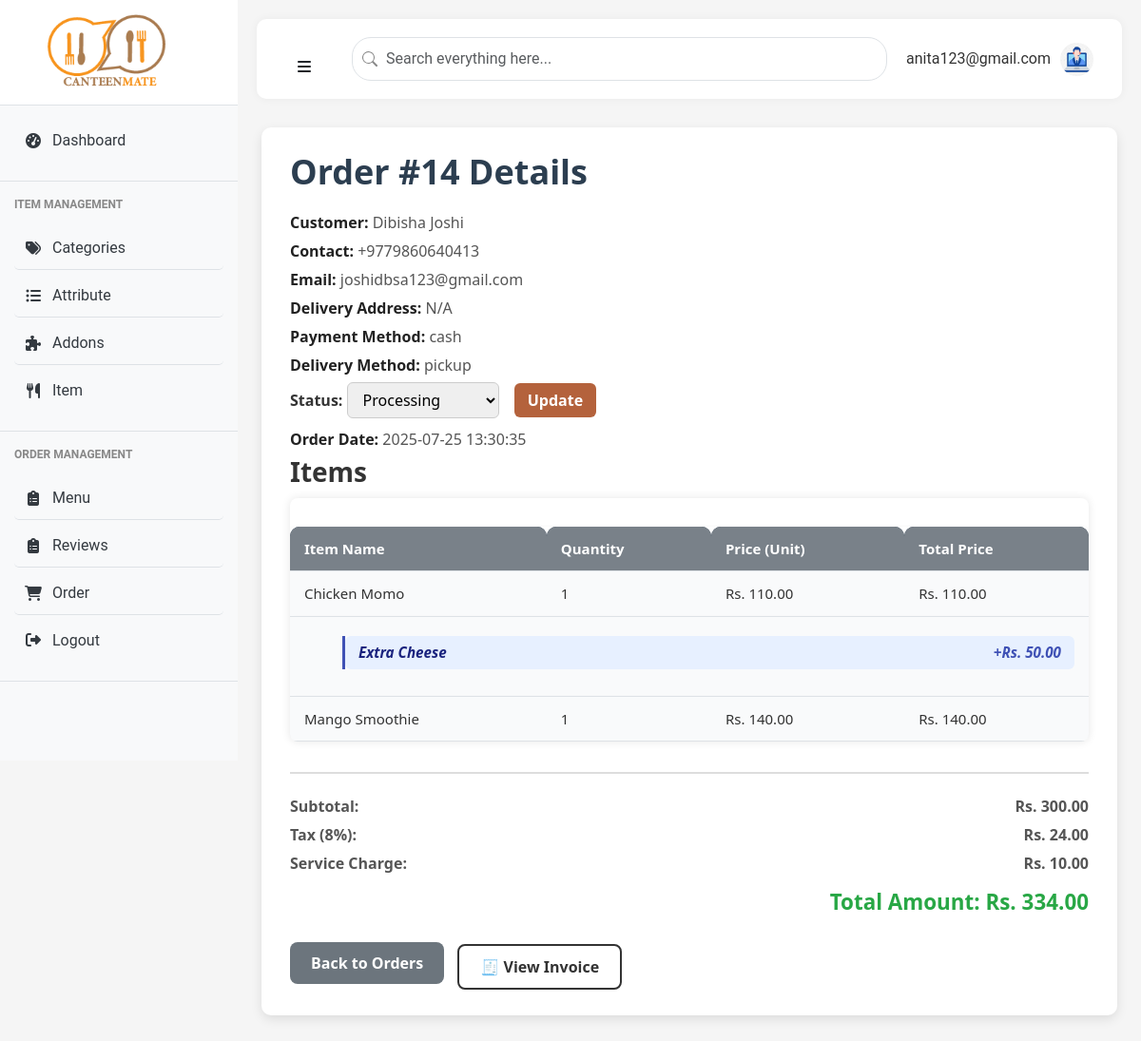
Page /admin/orders/14 (signed in) on the committed database.
### models.py (models this page shows, shortened)
class User(db.Model):
    id = db.Column(db.Integer, primary_key=True)
    fullname = db.Column(db.String(100), nullable=False)
    email = db.Column(db.String(100), unique=True, nullable=False)
    password = db.Column(db.String(200), nullable=False)
    role = db.Column(db.String(20), nullable=False)  # 'student', 'staff', or 'admin'
    created_at = db.Column(db.DateTime, server_default=db.func.now())

class Order(db.Model):
    id = db.Column(db.Integer, primary_key=True)
    user_id = db.Column(db.Integer, db.ForeignKey('user.id'), nullable=False)
    name = db.Column(db.String(100), nullable=False)
    contact = db.Column(db.String(20), nullable=False)
    email = db.Column(db.String(100), nullable=False)
    delivery = db.Column(db.String(20), nullable=False)
    building = db.Column(db.String(100))
    floor = db.Column(db.String(100))
    payment = db.Column(db.String(20), nullable=False)
    status = db.Column(db.String(20), nullable=False, default='Pending')
    created_at = db.Column(db.DateTime, default=datetime.utcnow)
    total_amount = db.Column(db.Float, nullable=False)
    khalti_token = db.Column(db.String(255), nullable=True)
    items = db.relationship('OrderItem', backref='order', lazy=True)
    @property
    def delivery_address(self):
        parts = [self.building, self.floor]
        return ', '.join([p for p in parts if p]) or "N/A"

class OrderItem(db.Model):
    id = db.Column(db.Integer, primary_key=True)
    order_id = db.Column(db.Integer, db.ForeignKey('order.id'), nullable=False)
    item_id = db.Column(db.Integer, db.ForeignKey('items.id'), nullable=False)
    name = db.Column(db.String(100), nullable=False)
    quantity = db.Column(db.Integer, nullable=False)
    price = db.Column(db.Float, nullable=False)
    item = db.relationship('Item', backref='order_items')

class OrderAddon(db.Model):
    __tablename__ = 'order_addons'
    id = db.Column(db.Integer, primary_key=True)
    order_item_id = db.Column(db.Integer, db.ForeignKey('order_item.id'), nullable=False)
    addon_id = db.Column(db.Integer, db.ForeignKey('addons.id'), nullable=False)
    name = db.Column(db.String(255), nullable=False)
    price = db.Column(db.Numeric(10, 2), nullable=False)
    category = db.Column(db.String(100))
    description = db.Column(db.Text)
    created_at = db.Column(db.DateTime, default=datetime.utcnow)
    order_item = db.relationship('OrderItem', backref='order_addons')
    addon = db.relationship('Addon', backref='order_addons')

### main.py (the view)
@app.route('/admin/orders/<int:order_id>')
def admin_order_view(order_id):
    user_id = session.get('user_id')
    user = User.query.get(user_id)
    order = Order.query.get_or_404(order_id)
    return render_template('admin/order_view.html',user=user, order=order)

### templates/admin/order_view.html (shortened to what this page needs)
{% extends "admin/admin_base.html" %}
{% block content %}
<div class="order-details-container">
  <h2>Order #{{ order.id }} Details</h2>
  <p><strong>Customer:</strong> {{ order.name }}</p>
  <p><strong>Contact:</strong> {{ order.contact }}</p>
  <p><strong>Email:</strong> {{ order.email }}</p>
  <p><strong>Delivery Address:</strong> {{ order.delivery_address }}</p>
  <p><strong>Payment Method:</strong> {{ order.payment }}</p>
  <p><strong>Delivery Method:</strong> {{ order.delivery }}</p>
  <form method="POST" action="{{ url_for('admin_update_order_status', order_id=order.id) }}">
    <label for="status"><strong>Status:</strong></label>
    <select name="status" id="status">
      {% for s in ['Pending', 'Processing', 'Ready', 'Shipped', 'Delivered', 'Cancelled'] %}
        <option value="{{ s }}" {% if order.status == s %}selected{% endif %}>{{ s }}</option>
      {% endfor %}
    </select>
    <button type="submit" class="btn-update">Update</button>
  </form>
  <p style="margin-top:10px;"><strong>Order Date:</strong> {{ order.created_at.strftime('%Y-%m-%d %H:%M:%S') }}</p>
  <h3>Items</h3>
  {% set ns = namespace(subtotal=0) %}
  {% for item in order.items %}
    {% set nsp = namespace(addons_price = 0) %}
    {% if item.order_addons and item.order_addons|length > 0 %}
      {% for addon in item.order_addons %}
        {% set nsp.addons_price = nsp.addons_price + (addon.price|float) %}
      {% endfor %}
    {% endif %}
    {% set item_unit_price = (item.price|float) + nsp.addons_price %}
    {% set item_total = item_unit_price * (item.quantity|int) %}
    {% set ns.subtotal = ns.subtotal + item_total %}
  {% endfor %}
  <div class="data-table">
    <table>
      <thead>
        <tr>
          <th>Item Name</th>
          <th>Quantity</th>
          <th>Price (Unit)</th>
          <th>Total Price</th>
        </tr>
      </thead>
      <tbody>
        {% for item in order.items %}
          {% set item_unit_price = item.price %}
          {% set item_total = item_unit_price * item.quantity %}
          <tr>
            <td data-label="Item Name">{{ item.name }}</td>
            <td data-label="Quantity">{{ item.quantity }}</td>
            <td data-label="Price (Unit)">Rs. {{ '%.2f'|format(item_unit_price) }}</td>
            <td data-label="Total Price">Rs. {{ '%.2f'|format(item_total) }}</td>
          </tr>
          {% if item.order_addons %}
            <tr>
              <td colspan="4">
                <ul class="addon-list">
                  {% for addon in item.order_addons %}
                    <li>
                      <span class="addon-name">{{ addon.name }}</span>
                      <span class="addon-price">+Rs. {{ '%.2f'|format(addon.price) }}</span>
                    </li>
                  {% endfor %}
                </ul>
              </td>
            </tr>
          {% endif %}
        {% endfor %}
      </tbody>
    </table>
  </div>
  <div class="totals">
    {% set tax = ns.subtotal * 0.08 %}
    {% set service_charge = 10 %}
    {% set total = ns.subtotal + tax + service_charge %}
    <p><span>Subtotal:</span> <span>Rs. {{ '%.2f'|format(ns.subtotal) }}</span></p>
    <p><span>Tax (8%):</span> <span>Rs. {{ '%.2f'|format(tax) }}</span></p>
    <p><span>Service Charge:</span> <span>Rs. {{ '%.2f'|format(service_charge) }}</span></p>
    <h4>Total Amount: Rs. {{ '%.2f'|format(total) }}</h4>
  </div>
  <a href="{{ url_for('admin_orders') }}" class="btn btn-secondary">Back to Orders</a>
  <a href="{{ url_for('admin_order_invoice', order_id=order.id) }}" class="btn btn-outline-dark" style="margin-left: 10px;">🧾 View Invoice</a>
</div>
{% endblock %}

### templates/admin/admin_base.html (shortened to what this page needs)
<!DOCTYPE html>
<html lang="en">
<head>
    <link href="https://cdnjs.cloudflare.com/ajax/libs/bootstrap/5.3.0/css/bootstrap.min.css" rel="stylesheet">
    <link href="https://cdnjs.cloudflare.com/ajax/libs/font-awesome/6.4.0/css/all.min.css" rel="stylesheet">
    <link href="{{ url_for('static', filename='css/style.css') }}" rel="stylesheet">
    <link href="{{ url_for('static', filename='css/admin_styles.css') }}" rel="stylesheet">
    <link href="{{ url_for('static', filename='css/content-page.css') }}" rel="stylesheet">
</head>
<body>
    <div class="d-flex">
    <div class="sidebar">
        <div class="brand">
            <img src="{{ url_for('static', filename='img/logo.png') }}" href={{ url_for('dashboard')}} alt="Canteen Logo">
        </div>
        <nav>
            <div class="menu-section">
                <a href="{{ url_for('dashboard')}}" class="menu-item {% if active_page == 'dashboard' %}active{% endif %}">
                    <i class="fas fa-tachometer-alt"></i>
                    Dashboard
                </a>
            </div>
            <div class="menu-section">
                <div class="menu-title">ITEM MANAGEMENT</div>
                <a href="{{ url_for('categories') }}" class="menu-item {% if active_page == 'categories' %}active{% endif %}">
                    <i class="fas fa-tags"></i>
                    Categories
                </a>
                <a href="{{ url_for('attribute')}}" class="menu-item {% if active_page == 'attributes' %}active{% endif %}">
                    <i class="fas fa-list-ul"></i>
                    Attribute
                </a>
                <a href="{{ url_for('addons')}}" class="menu-item {% if active_page == 'addons' %}active{% endif %}">
                    <i class="fas fa-puzzle-piece"></i>
                    Addons
                </a>
                <a href="{{ url_for('items')}}" class="menu-item  {% if active_page == 'items' %}active{% endif %}">
                    <i class="fas fa-utensils"></i>
                    Item
                </a>
            </div>
            <div class="menu-section">
                <div class="menu-title">ORDER MANAGEMENT</div>
                <a href="{{ url_for('menu') }}" class="menu-item  {% if active_page == 'menu' %}active{% endif %}">
                    <i class="fas fa-clipboard-list"></i>
                    Menu
                </a>
                <a href="{{ url_for('admin_reviews') }}" class="menu-item  {% if active_page == 'reviews' %}active{% endif %}">
                    <i class="fas fa-clipboard-list"></i>
                    Reviews
                </a>
                <a href="{{ url_for('admin_orders') }}" class="menu-item  {% if active_page == 'admin_orders' %}active{% endif %}">
                    <i class="fas fa-shopping-cart"></i>
                    Order
                </a>
                <a href="{{ url_for('logout') }}" class="menu-item {% if active_page == 'logout' %}active{% endif %}">
                    <div class="menu-icon"><i class="fas fa-sign-out-alt"></i></div>
                    <div class="menu-text">Logout</div>
                </a>
            </div>
        </nav>
    </div>
    <div class="content-wrapper">
        <div class="top-navbar">
    <button class="btn nav-toggle" onclick="document.querySelector('.sidebar').classList.toggle('active')">
        <i class="fas fa-bars"></i>
    </button>
            <div class="search-bar">
                <input type="text" class="form-control" placeholder="Search everything here...">
            </div>
            <div class="d-flex align-items-center">
                <div class="user-profile">
                    <div class="user-info">
                        <div class="user-email">{{ user.email }}</div>
                    </div>
                    <img src="{{ url_for('static', filename='img/admin.jpg') }}" alt="User Avatar">
                </div>
            </div>
        </div>
    {% block content %}{% endblock %}
</body>
</html>

### static/css/style.css (style rules this page uses)
:root { --primary-color: #f7941d; --secondary-color: #e74c3c; --light-gray: #f8f9fa; --dark-gray: #343a40; --success-color: #28a745; --warning-color: #ffc107; --danger-color: #dc3545; --border-color: #dee2e6; }
body { font-family: 'Segoe UI', Tahoma, Geneva, Verdana, sans-serif; background-color: #f5f5f5; overflow-x: hidden; }
.d-flex { display: flex; }
.sidebar { height: 100vh; flex: 0 0 clamp(200px, 25%, 250px); overflow-y: auto; position: fixed; width: clamp(200px, 25%, 250px); background-color: #f8f9fa; transition: transform 0.3s ease, width 0.3s ease; z-index: 1000; }
.brand { background-color: white; padding: 15px; border-bottom: 1px solid var(--border-color); display: flex; align-items: center; padding-left: 20%; }
.brand img { height: 80px; }
.menu-section { padding: 15px; border-bottom: 1px solid var(--border-color); }
.menu-title { font-size: 12px; color: #888; font-weight: bold; margin-bottom: 15px; text-transform: uppercase; }
.menu-item { display: flex; align-items: center; padding: 10px; border-radius: 5px; color: var(--dark-gray); text-decoration: none; margin-bottom: 5px; transition: all 0.3s; }
.menu-item i { width: 20px; text-align: center; margin-right: 10px; }
.content-wrapper { margin-left: clamp(200px, 25%, 250px); padding: 20px; width: calc(100% - clamp(200px, 25%, 250px)); transition: margin-left 0.3s ease, width 0.3s ease; overflow-x: hidden; }
.top-navbar { display: flex; justify-content: space-between; align-items: center; background-color: white; border-radius: 10px; padding: 10px 20px; margin-bottom: 20px; box-shadow: 0 0 10px rgba(0,0,0,0.05); }
.nav-toggle { display: none; }
.search-bar { flex-grow: 1; margin: 0 20px; }
.search-bar input { border-radius: 20px; padding-left: 35px; background-position: 10px center; background-repeat: no-repeat; }
.user-profile { display: flex; align-items: center; gap: 10px; }
.user-profile img { width: 40px; height: 40px; border-radius: 50%; object-fit: cover; }
.user-profile .user-info { display: flex; flex-direction: column; }
.form-control, .form-select { border-radius: 5px; padding: 10px 15px; border: 1px solid var(--border-color); }
.data-table { overflow-x: auto; border-radius: 8px; box-shadow: 0 0 10px rgb(0 0 0 / 0.1); }
.data-table table { width: 100%; border-collapse: collapse; min-width: 600px; }
.data-table th, .data-table td { padding: 12px 16px; text-align: left; border-bottom: 1px solid #eee; vertical-align: middle; font-size: 15px; }
.data-table thead { background-color: #f8f9fa; font-weight: 600; font-size: 16px; }

### static/css/admin_styles.css (style rules this page uses)
:root { --primary-color: #0d6efd; --secondary-color: #6c757d; --success-color: #198754; --danger-color: #dc3545; --warning-color: #ffc107; --info-color: #0dcaf0; --light-color: #f8f9fa; --dark-color: #212529; --active-color: #198754; --inactive-color: #dc3545; --pending-color: #ffc107; --processing-color: #0dcaf0; --completed-color: #198754; }
body { font-family: 'Roboto', sans-serif; background-color: #f5f5f5; color: #333; margin: 0; padding: 0; }
.user-profile { display: flex; align-items: center; }
.user-profile img { width: 35px; height: 35px; border-radius: 50%; margin-right: 10px; }
table { width: 100%; border-collapse: collapse; background-color: #fff; box-shadow: 0 2px 5px rgba(0, 0, 0, 0.1); border-radius: 5px; overflow: hidden; }
table thead { background-color: #f8f9fa; }
table th, table td { padding: 12px 15px; text-align: left; border-bottom: 1px solid #e9ecef; }
.btn-secondary { background-color: var(--secondary-color); color: #fff; margin-bottom: 8px; border: none; padding: 8px 15px; border-radius: 5px; cursor: pointer; display: flex; align-items: center; font-weight: 500; transition: all 0.3s; }
a { text-decoration: none; color: var(--primary-color); }
ul { list-style: none; }
button { cursor: pointer; border: none; background: none; outline: none; }
h1, h2, h3, h4 { font-weight: 600; margin-bottom: 10px; }
.data-table { width: 100%; border-collapse: collapse; }
.data-table th, .data-table td { padding: 12px 15px; text-align: left; border-bottom: 1px solid var(--border-color); }
.data-table th { background-color: var(--light-color); font-weight: 600; }
.menu-item { display: flex; align-items: center; padding: 10px; border-bottom: 1px solid var(--border-color); }
.menu-item:last-child { border-bottom: none; }

### rows in the picture
User: email "anita123@gmail.com"
Order: id "14", name "Dibisha Joshi", contact "+9779860640413", email "joshidbsa123@gmail.com", delivery_address "N/A", payment "cash", delivery "pickup", status "Processing", created_at "2025-07-25 13:30:35"
OrderItem: name "Chicken Momo", quantity "1", price "110.00"
OrderAddon: name "Extra Cheese", price "50.00"
OrderItem: name "Mango Smoothie", quantity "1", price "140.00"

### other values in the picture
{{ '%.2f'|format(ns.subtotal) }} "300.00"
{{ '%.2f'|format(tax) }} "24.00"
{{ '%.2f'|format(service_charge) }} "10.00"
{{ '%.2f'|format(total) }} "334.00"
